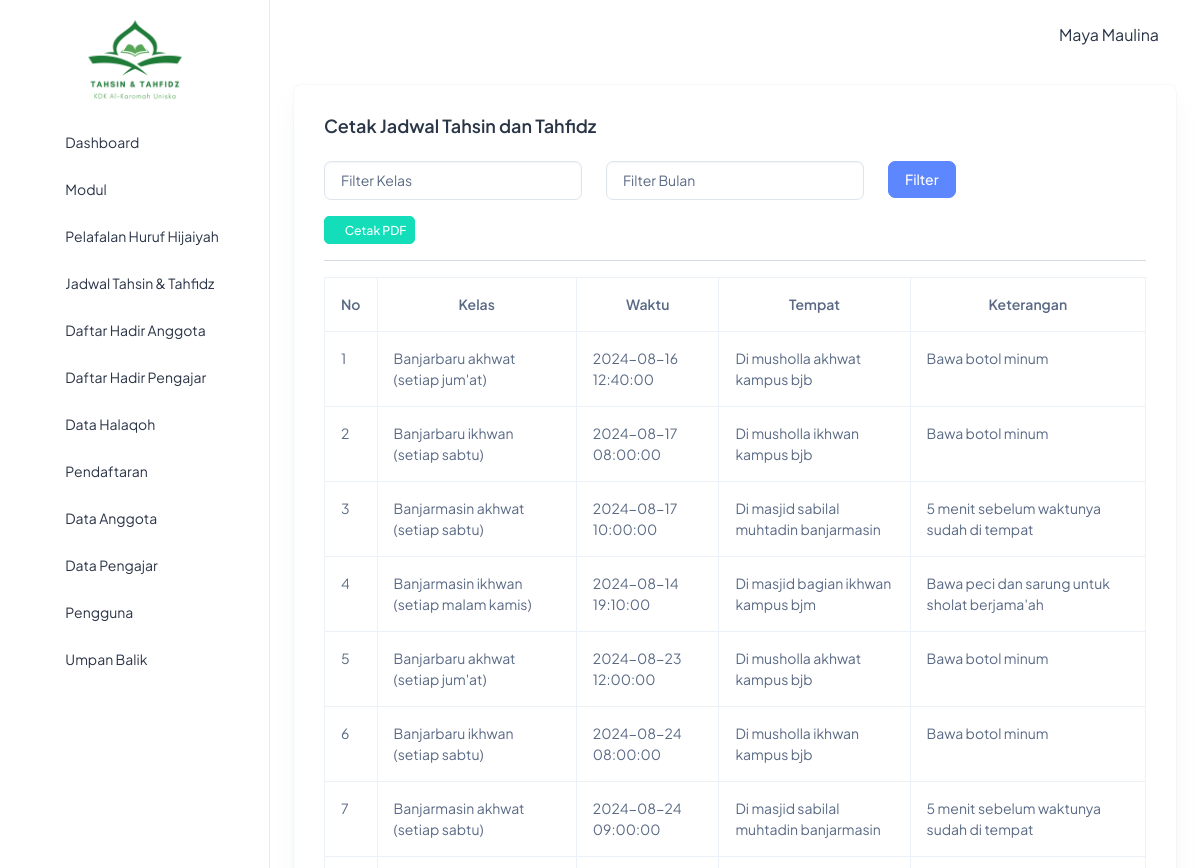
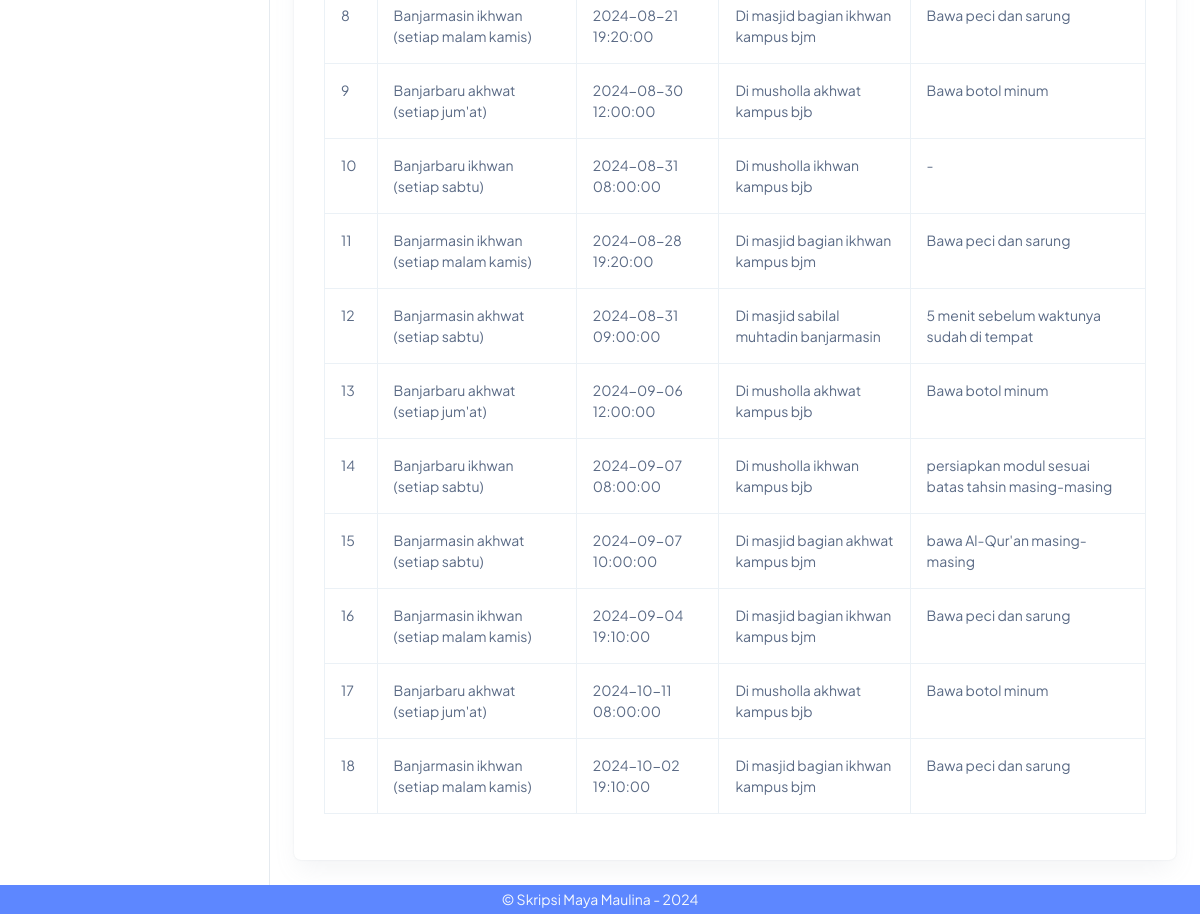
Screenshot of /index.php?page=jadwal_report (signed in) with the database file from the repository (2 pictures, top to bottom).
### tables this page shows
CREATE TABLE `jadwal` (
  `id_jadwal` int(11) NOT NULL,
  `nama_pengajar` varchar(150) NOT NULL,
  `nama_anggota` varchar(150) NOT NULL,
  `kelas_tahsin` varchar(50) NOT NULL,
  `waktu` datetime NOT NULL,
  `tempat` varchar(100) NOT NULL,
  `keterangan` varchar(100) NOT NULL
);

### jadwal/jadwal_report.php (the view, shortened to what this page needs)
<?php
include "pengaturan/koneksi.php";
$query = "SELECT id_jadwal, kelas_tahsin, waktu, tempat, keterangan FROM jadwal WHERE 1=1";
$filter_kls = isset($_POST['filter_kls']) ? $_POST['filter_kls'] : '';
$filter_bln = isset($_POST['filter_bln']) ? $_POST['filter_bln'] : '';
$url_cetak = "jadwal/jadwal_print.php?filter_kls=" . urlencode($filter_kls) . "&filter_bln=" . urlencode($filter_bln);;
?>
<div class="container-fluid">
	<div class="card">
		<div class="card-body">
			<h5 class="card-title fw-semibold mb-4">Cetak Jadwal Tahsin dan Tahfidz</h5>
			<form method="POST">
				<div class="row">
					<div class="col-sm-6 col-md-4">
						<div class="form-group">
							<select name="filter_kls" id="filter_kls" class="form-control">
								<option value="">Filter Kelas</option>
							</select>
						</div>
					</div>
					<div class="col-sm-6 col-md-4">
						<div class="form-group">
							<select name="filter_bln" id="filter_bln" class="form-control">
								<option value="">Filter Bulan</option>
							</select>
						</div>
					</div>
					<div class="col-sm-6 col-md-4">
						<button type="submit" class="btn btn-primary">Filter</button>
					</div>
				</div>
			</form>
			<a href="<?php echo $url_cetak; ?>" class="btn btn-success btn-sm mt-3" target="_blank">
				<i class="ti ti-download"></i> Cetak PDF
			</a>
			<hr />
			<div class="table-responsive">
				<table class="table table-hover table-bordered">
					<thead>
						<tr>
							<th class="text-center">No</th>
							<th class="text-center">Kelas</th>
							<th class="text-center">Waktu</th>
							<th class="text-center">Tempat</th>
							<th class="text-center">Keterangan</th>
						</tr>
					</thead>
					<tbody>
						<?php
						$no = 1;
						$sql = mysqli_query($koneksi, $query);
						if ($sql) {
							$row = mysqli_num_rows($sql);
							if ($row > 0) {
								while ($data = mysqli_fetch_array($sql)) {
									echo "<tr>";
									echo "<td>" . $no++ . "</td>";
									echo "<td>" . $data['kelas_tahsin'] . "</td>";
									echo "<td>" . $data['waktu'] . "</td>";
									echo "<td>" . $data['tempat'] . "</td>";
									echo "<td>" . $data['keterangan'] . "</td>";
									echo "</tr>";
								}
							} else {
								echo "<tr><td colspan='5'>Data tidak ada</td></tr>";
							}
						} else {
							echo "<tr><td colspan='5'>Query error: " . mysqli_error($koneksi) . "</td></tr>";
						}
						?>
					</tbody>
				</table>
			</div>
		</div>
	</div>
</div>
</body>
</html>

### template/sidebar.php (style rules this page uses)
a { text-decoration: none; color: #2a3547; }

### rows the page displays
jadwal: kelas_tahsin "Banjarbaru akhwat (setiap jum'at)", waktu "2024-08-16 12:40:00", tempat "Di musholla akhwat kampus bjb", keterangan "Bawa botol minum"
jadwal: kelas_tahsin "Banjarbaru ikhwan (setiap sabtu)", waktu "2024-08-17 08:00:00", tempat "Di musholla ikhwan kampus bjb", keterangan "Bawa botol minum"
jadwal: kelas_tahsin "Banjarmasin akhwat (setiap sabtu)", waktu "2024-08-17 10:00:00", tempat "Di masjid sabilal muhtadin banjarmasin", keterangan "5 menit sebelum waktunya sudah di tempat"
jadwal: kelas_tahsin "Banjarmasin ikhwan (setiap malam kamis)", waktu "2024-08-14 19:10:00", tempat "Di masjid bagian ikhwan kampus bjm", keterangan "Bawa peci dan sarung untuk sholat berjama'ah"
jadwal: kelas_tahsin "Banjarbaru akhwat (setiap jum'at)", waktu "2024-08-23 12:00:00", tempat "Di musholla akhwat kampus bjb", keterangan "Bawa botol minum"
jadwal: kelas_tahsin "Banjarbaru ikhwan (setiap sabtu)", waktu "2024-08-24 08:00:00", tempat "Di musholla ikhwan kampus bjb", keterangan "Bawa botol minum"
jadwal: kelas_tahsin "Banjarmasin akhwat (setiap sabtu)", waktu "2024-08-24 09:00:00", tempat "Di masjid sabilal muhtadin banjarmasin", keterangan "5 menit sebelum waktunya sudah di tempat"
jadwal: kelas_tahsin "Banjarmasin ikhwan (setiap malam kamis)", waktu "2024-08-21 19:20:00", tempat "Di masjid bagian ikhwan kampus bjm", keterangan "Bawa peci dan sarung"
jadwal: kelas_tahsin "Banjarbaru akhwat (setiap jum'at)", waktu "2024-08-30 12:00:00", tempat "Di musholla akhwat kampus bjb", keterangan "Bawa botol minum"
jadwal: kelas_tahsin "Banjarbaru ikhwan (setiap sabtu)", waktu "2024-08-31 08:00:00", tempat "Di musholla ikhwan kampus bjb", keterangan "-"
jadwal: kelas_tahsin "Banjarmasin ikhwan (setiap malam kamis)", waktu "2024-08-28 19:20:00", tempat "Di masjid bagian ikhwan kampus bjm", keterangan "Bawa peci dan sarung"
jadwal: kelas_tahsin "Banjarmasin akhwat (setiap sabtu)", waktu "2024-08-31 09:00:00", tempat "Di masjid sabilal muhtadin banjarmasin", keterangan "5 menit sebelum waktunya sudah di tempat"
jadwal: kelas_tahsin "Banjarbaru akhwat (setiap jum'at)", waktu "2024-09-06 12:00:00", tempat "Di musholla akhwat kampus bjb", keterangan "Bawa botol minum"
jadwal: kelas_tahsin "Banjarbaru ikhwan (setiap sabtu)", waktu "2024-09-07 08:00:00", tempat "Di musholla ikhwan kampus bjb", keterangan "persiapkan modul sesuai batas tahsin masing-masing"
jadwal: kelas_tahsin "Banjarmasin akhwat (setiap sabtu)", waktu "2024-09-07 10:00:00", tempat "Di masjid bagian akhwat kampus bjm", keterangan "bawa Al-Qur'an masing-masing"
jadwal: kelas_tahsin "Banjarmasin ikhwan (setiap malam kamis)", waktu "2024-09-04 19:10:00", tempat "Di masjid bagian ikhwan kampus bjm", keterangan "Bawa peci dan sarung"
jadwal: kelas_tahsin "Banjarbaru akhwat (setiap jum'at)", waktu "2024-10-11 08:00:00", tempat "Di musholla akhwat kampus bjb", keterangan "Bawa botol minum"
jadwal: kelas_tahsin "Banjarmasin ikhwan (setiap malam kamis)", waktu "2024-10-02 19:10:00", tempat "Di masjid bagian ikhwan kampus bjm", keterangan "Bawa peci dan sarung"

### other values shown
$_SESSION['nama'] "Maya Maulina"
